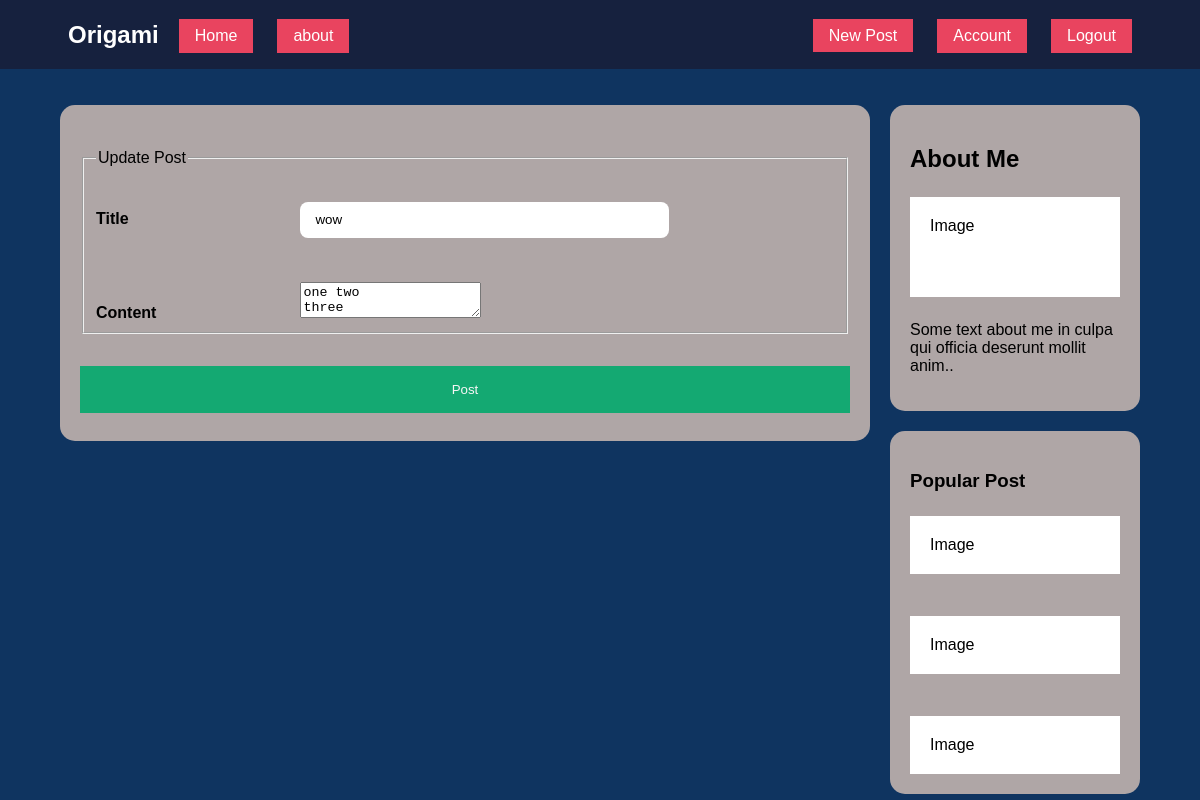
Page /post/1/update (signed in) on the earlier database version.
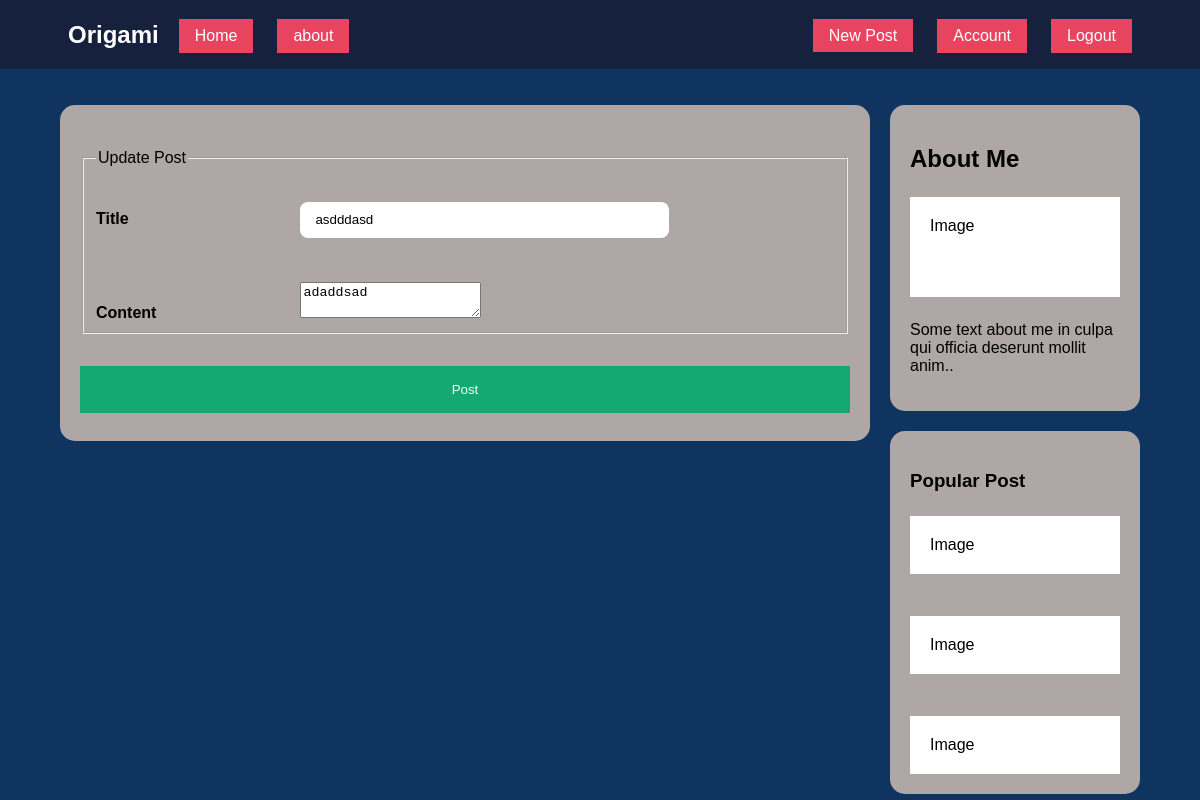
Same page on the later database version.
### origami/models.py (models this page shows, shortened)
class Post(db.Model):
    id = db.Column(db.Integer, primary_key=True)
    title = db.Column(db.String(100), nullable=False)
    date_posted = db.Column(db.DateTime, nullable=False, default=datetime.utcnow)
    content = db.Column(db.Text, nullable=False)
    user_id = db.Column(db.Integer, db.ForeignKey('user.id'), nullable=False)

### origami/routes.py (the view)
@app.route("/post/<int:post_id>/update",methods=['GET','POST'])
@login_required
def update_post(post_id):
    post = Post.query.get_or_404(post_id)
    form = PostForm()
    if post.author != current_user:
        abort(403)
    if form.validate_on_submit():
        post.title = form.title.data
        post.content = form.content.data
        db.session.commit()
        flash('Your post has been update!', 'success')
        return redirect(url_for('post', post_id = post.id))
    elif request.method == 'GET':
        form.title.data = post.title
        form.content.data = post.content
    return render_template('create_post.html', title='Update Post', legend='Update Post' ,  form=form)

### origami/forms.py
class PostForm(FlaskForm):
    title = StringField('Title', validators=[DataRequired()])
    content = TextAreaField('Content', validators=[DataRequired()])
    submit = SubmitField('Post')

### origami/models.py (called while the page is built)
@login_manager.user_loader
def load_user(user_id):
    return User.query.get(int(user_id))

### origami/templates/create_post.html (shortened to what this page needs)
{% extends "layout.html" %}
{% block content %}
<div class="leftcolumn">
    <div class="card top-card">
        <form method="POST" action="">
            <fieldset>
                <legend>{{legend}}</legend>
                <div class="form-group">
                    {{form.title.label(class="form-control-label")}}
                    {% if form.title.errors%}
                        {{ form.title(class="is-invalid")}}
                        <div class="invaild-feedback">
                            {% for error in form.title.errors %}
                            <span>{{ error }}</span>
                            {% endfor %}
                        </div>
                    {% else %}
                        {{form.title(class="form-control")}}
                    {% endif %}
                </div>
                <div class="form-group">
                    {{form.content.label(class="form-control-label")}}
                    {% if form.content.errors%}
                        {{ form.content(class="is-invalid")}}
                        <div class="invaild-feedback">
                            {% for error in form.content.errors %}
                            <span>{{ error }}</span>
                            {% endfor %}
                        </div>
                    {% else %}
                        {{form.content(class="form-control")}}
                    {% endif %}
                </div>
            </fieldset>
            <div class="form_group">
                {{form.submit(class="registerbtn")}}
            </div>
        </form>
    </div>
</div>
{% endblock content %}

Differences in the rows shown:
changed Post: title "wow" → "asdddasd"; content "one two three" → "adaddsad"
